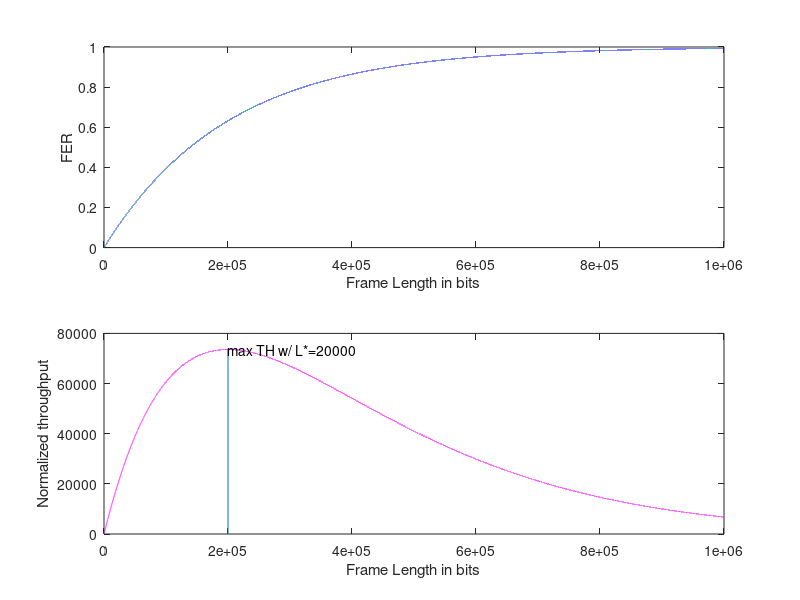

Source code (MATLAB):
clf
clear all
p=0.000005;    %BER
L=10:10:1000000;
F = 1-(1-p).^L;
subplot(2,1,1);
plot(L,F);
xlabel('Frame Length in bits')
ylabel('FER');
th = L.*((1-p).^L);
subplot(2,1,2)
plot(L,th,'m');
xlabel('Frame Length in bits');
ylabel('Normalized throughput');
[maxT maxI] = max(th);
hold on
plot([maxI*10 maxI*10],[0 maxT]);
text(maxI*10,maxT,sprintf('max TH w/ L*=%d',maxI))
